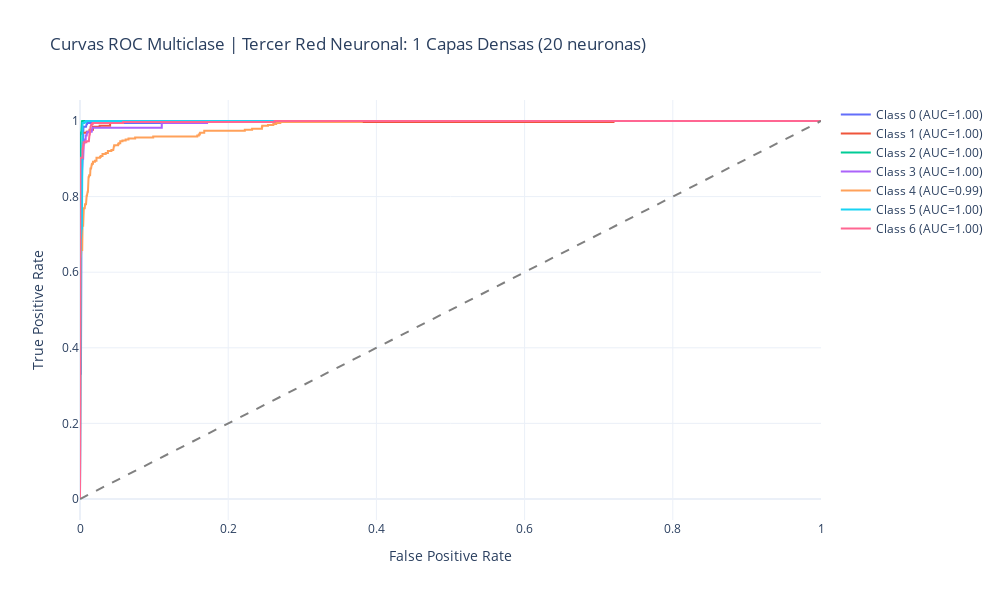

Notebook code for this chart:
### Code cell
graphROCAUC(y_pred, y_test_oneHot, 7, rn3_title)

### Figure 1 — Plotly figure (JSON) as saved in the notebook; plotly's stock layout.template omitted (floating-point values rounded to 4 significant figures; data arrays with more than 128 entries replaced by an {"elided": "..."} marker saying what was removed)
{"data": [{"mode": "lines", "name": "Class 0 (AUC=1.00)", "type": "scatter", "x": {"elided": "272 float values"}, "y": {"elided": "272 float values"}}, {"mode": "lines", "name": "Class 1 (AUC=1.00)", "type": "scatter", "x": {"elided": "266 float values"}, "y": {"elided": "266 float values"}}, {"mode": "lines", "name": "Class 2 (AUC=1.00)", "type": "scatter", "x": {"elided": "248 float values"}, "y": {"elided": "248 float values"}}, {"mode": "lines", "name": "Class 3 (AUC=1.00)", "type": "scatter", "x": {"elided": "292 float values"}, "y": {"elided": "292 float values"}}, {"mode": "lines", "name": "Class 4 (AUC=0.99)", "type": "scatter", "x": {"elided": "362 float values"}, "y": {"elided": "362 float values"}}, {"mode": "lines", "name": "Class 5 (AUC=1.00)", "type": "scatter", "x": {"elided": "252 float values"}, "y": {"elided": "252 float values"}}, {"mode": "lines", "name": "Class 6 (AUC=1.00)", "type": "scatter", "x": {"elided": "261 float values"}, "y": {"elided": "261 float values"}}, {"line": {"color": "gray", "dash": "dash"}, "mode": "lines", "showlegend": false, "type": "scatter", "x": [0, 1], "y": [0, 1]}], "layout": {"height": 600, "title": {"text": "Curvas ROC Multiclase | Tercer Red Neuronal: 1 Capas Densas (20 neuronas)"}, "width": 1000, "xaxis": {"title": {"text": "False Positive Rate"}}, "yaxis": {"title": {"text": "True Positive Rate"}}}}
